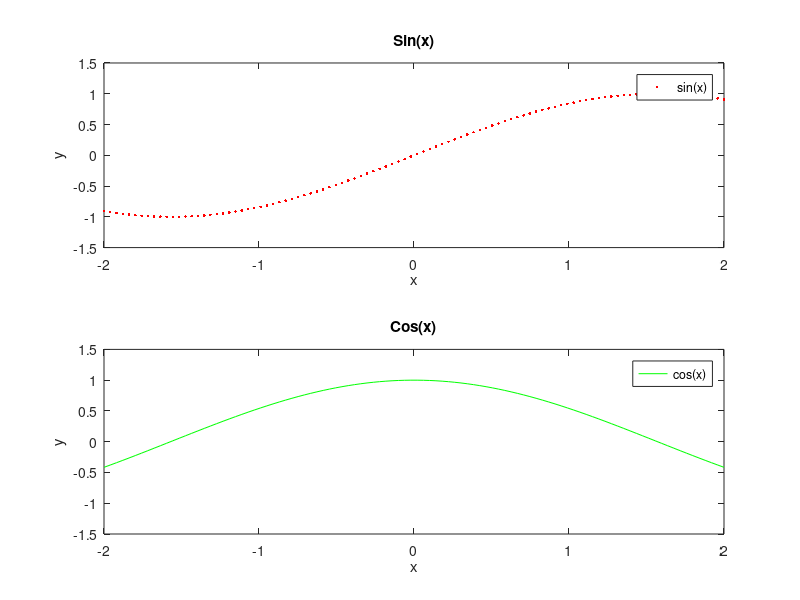

MATLAB code for this plot:
x = linspace(-2, 2, 100);
y0 = sin(x);
y1 = cos(x);

subplot(2, 1, 1)
plot(x, y0, 'r.');

axis([-2 2 -1.5 1.5]);
title('Sin(x)');
legend('sin(x)');
xlabel('x');
ylabel('y');


subplot(2, 1, 2)
plot(x, y1, 'g-')

axis([-2 2 -1.5 1.5]);
title('Cos(x)');
legend('cos(x)');
xlabel('x');
ylabel('y');